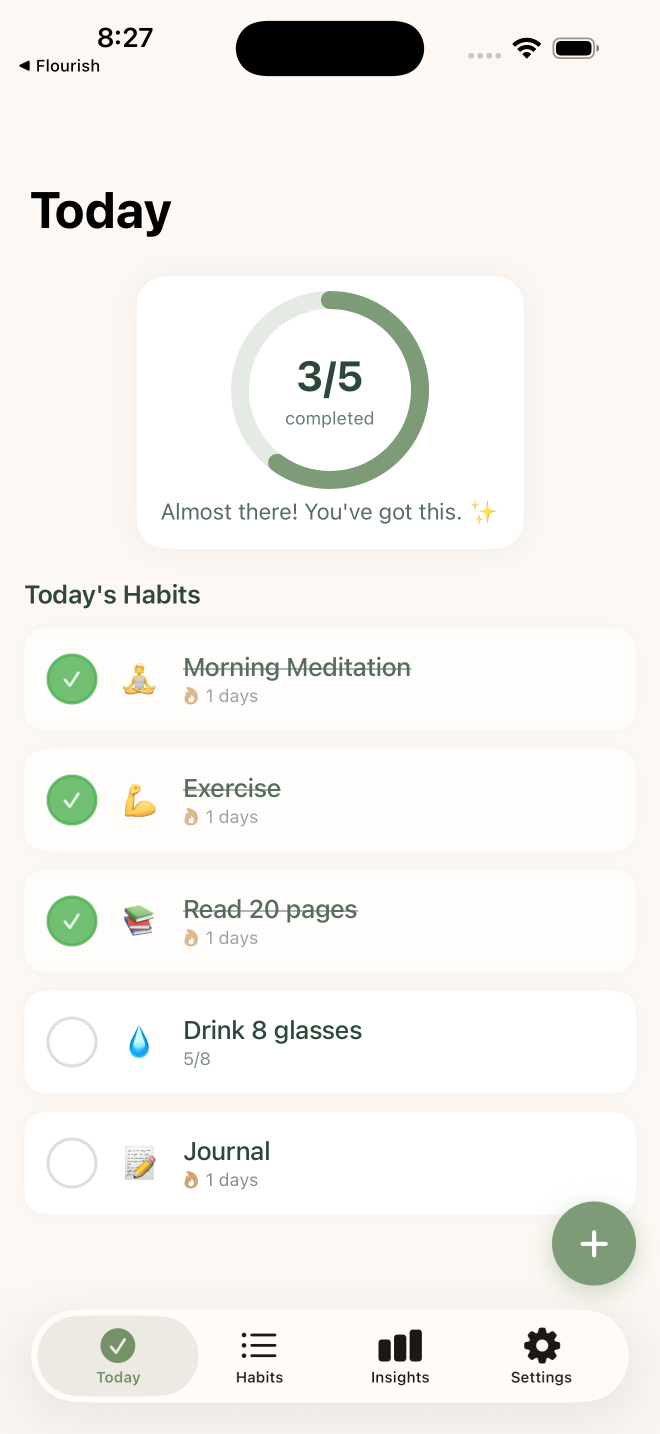
#> input picture screenshots/today.png, 1320 x 2868 px, found by its file name (shown at 1/2 size)
$ python generate_marketing_screenshots.py
#> lines starting #> are read from the running program, lines starting #| are printed output that depends on the picture
#!/usr/bin/env python3
"""Generate marketing screenshots for Steadily app."""

from PIL import Image, ImageDraw, ImageFont
import os

# Dimensions for App Store
IPHONE_WIDTH = 1290
IPHONE_HEIGHT = 2796

# Brand colors
SAGE_GREEN = (125, 155, 118)  # #7D9B76
WARM_CREAM = (253, 248, 243)  # #FDF8F3
DEEP_FOREST = (45, 71, 57)    # #2D4739
SOFT_TERRACOTTA = (212, 165, 116)  # #D4A574

# Screenshot data with headlines
SCREENSHOTS = [
    {
        "source": "today.png",
        "output": "1_6.5_inch.png",
        "headline": "Progress Without Pressure",
        "subheadline": "Build habits that work with your life"
    },
    {
        "source": "habits.png",
        "output": "2_6.5_inch.png",
        "headline": "Miss a Day? Still on Track",
        "subheadline": "Streaks that bend without breaking"
    },
    {
        "source": "insights.png",
        "output": "3_6.5_inch.png",
        "headline": "See How Far You've Come",
        "subheadline": "Progress you can feel, not just count"
    },
    {
        "source": "paywall.png",
        "output": "4_6.5_inch.png",
        "headline": "Unlock Your Full Potential",
        "subheadline": "Premium features for serious growth"
    },
    {
        "source": "onboarding.png",
        "output": "5_6.5_inch.png",
        "headline": "30 Seconds. Done.",
        "subheadline": "Designed for busy days and distracted brains"
    }
]

def create_gradient_background(width, height):
    """Create a gradient background from sage green to warm cream."""
#> called with width = 1290, height = 2796
    img = Image.new('RGB', (width, height))
#> img: PIL image 1290x2796 RGB; every value is 0
    draw = ImageDraw.Draw(img)

    for y in range(height):
        ratio = y / height
        r = int(SAGE_GREEN[0] * (1 - ratio) + WARM_CREAM[0] * ratio)
        g = int(SAGE_GREEN[1] * (1 - ratio) + WARM_CREAM[1] * ratio)
        b = int(SAGE_GREEN[2] * (1 - ratio) + WARM_CREAM[2] * ratio)
        draw.line([(0, y), (width, y)], fill=(r, g, b))

    return img

def add_text(draw, text, y_position, font_size, color, width, bold=False):
    """Add centered text to the image."""
    try:
        if bold:
            font = ImageFont.truetype("/System/Library/Fonts/SFNS.ttf", font_size)
        else:
            font = ImageFont.truetype("/System/Library/Fonts/SFNS.ttf", font_size)
    except:
        try:
            font = ImageFont.truetype("/Library/Fonts/Arial Bold.ttf" if bold else "/Library/Fonts/Arial.ttf", font_size)
        except:
            font = ImageFont.load_default()

    bbox = draw.textbbox((0, 0), text, font=font)
    text_width = bbox[2] - bbox[0]
    x = (width - text_width) // 2
    draw.text((x, y_position), text, fill=color, font=font)

def process_screenshot(source_path, output_path, headline, subheadline):
    """Process a screenshot into a marketing image."""
    # Create gradient background
    background = create_gradient_background(IPHONE_WIDTH, IPHONE_HEIGHT)
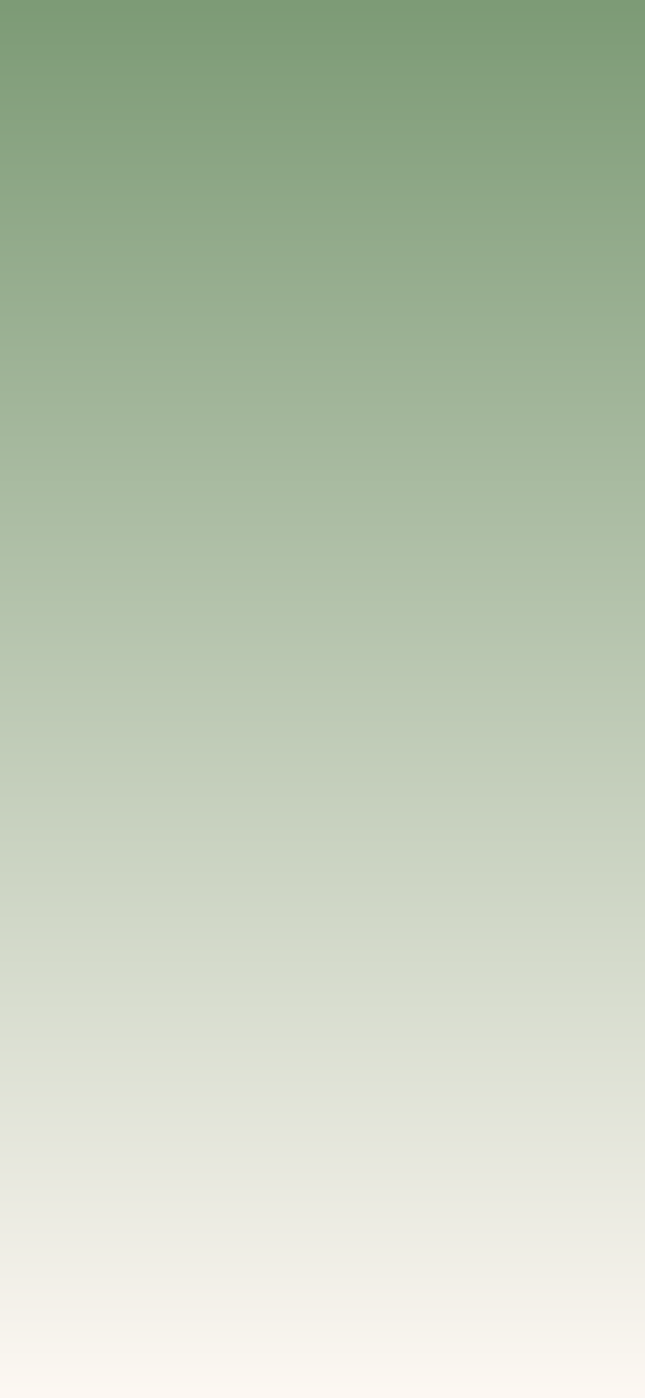
#> background: PIL image 1290x2796 RGB (shown at 1/2 size); mean R, G, B 188.5, 201, 180
    draw = ImageDraw.Draw(background)

    # Add headline text
    add_text(draw, headline, 120, 72, DEEP_FOREST, IPHONE_WIDTH, bold=True)

    # Add subheadline text
    add_text(draw, subheadline, 210, 42, SAGE_GREEN, IPHONE_WIDTH)

    # Load and resize screenshot
    screenshot = Image.open(source_path)
#> screenshot is the input picture: PIL image 1320x2868 RGBA; mean R, G, B, A 243.8, 242.2, 238, 255

    # Calculate dimensions to fit screenshot
    target_width = int(IPHONE_WIDTH * 0.85)
    aspect_ratio = screenshot.height / screenshot.width
#> aspect_ratio = 2.17
    target_height = int(target_width * aspect_ratio)
#> target_height = 2381

    # Limit height to fit
    max_height = IPHONE_HEIGHT - 380
    if target_height > max_height:
        target_height = max_height
        target_width = int(target_height / aspect_ratio)

    screenshot = screenshot.resize((target_width, target_height), Image.Resampling.LANCZOS)
#> screenshot: PIL image 1096x2381 RGBA

    # Center the screenshot
    x_offset = (IPHONE_WIDTH - target_width) // 2
    y_offset = 320

    # Add rounded corners effect with shadow
    # Paste screenshot
    background.paste(screenshot, (x_offset, y_offset))
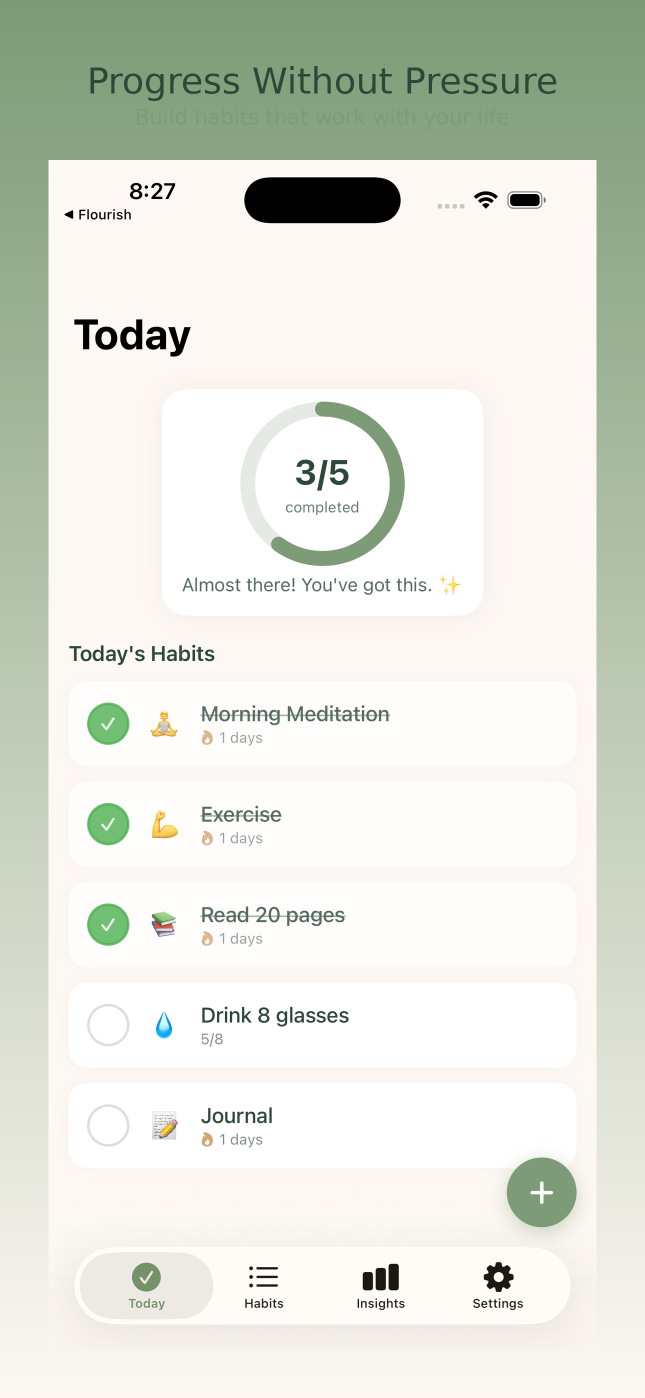
#> background: PIL image 1290x2796 RGB (shown at 1/2 size); mean R, G, B 224.4, 227.7, 218.1

    # Save
    background.save(output_path, "PNG")
    print(f"Created: {output_path}")

def main():
    base_dir = "/Users/sebastiandoyle/Developer/Steadily"
    source_dir = os.path.join(base_dir, "screenshots")
    output_dir = os.path.join(base_dir, "fastlane", "screenshots", "en-AU")

    os.makedirs(output_dir, exist_ok=True)

    for screenshot in SCREENSHOTS:
        source_path = os.path.join(source_dir, screenshot["source"])
        output_path = os.path.join(output_dir, screenshot["output"])

        if os.path.exists(source_path):
            process_screenshot(
                source_path,
                output_path,
                screenshot["headline"],
                screenshot["subheadline"]
            )
        else:
            print(f"Warning: Source not found: {source_path}")
#> pass 2 of the loop in main, `for screenshot in SCREENSHOTS:`:
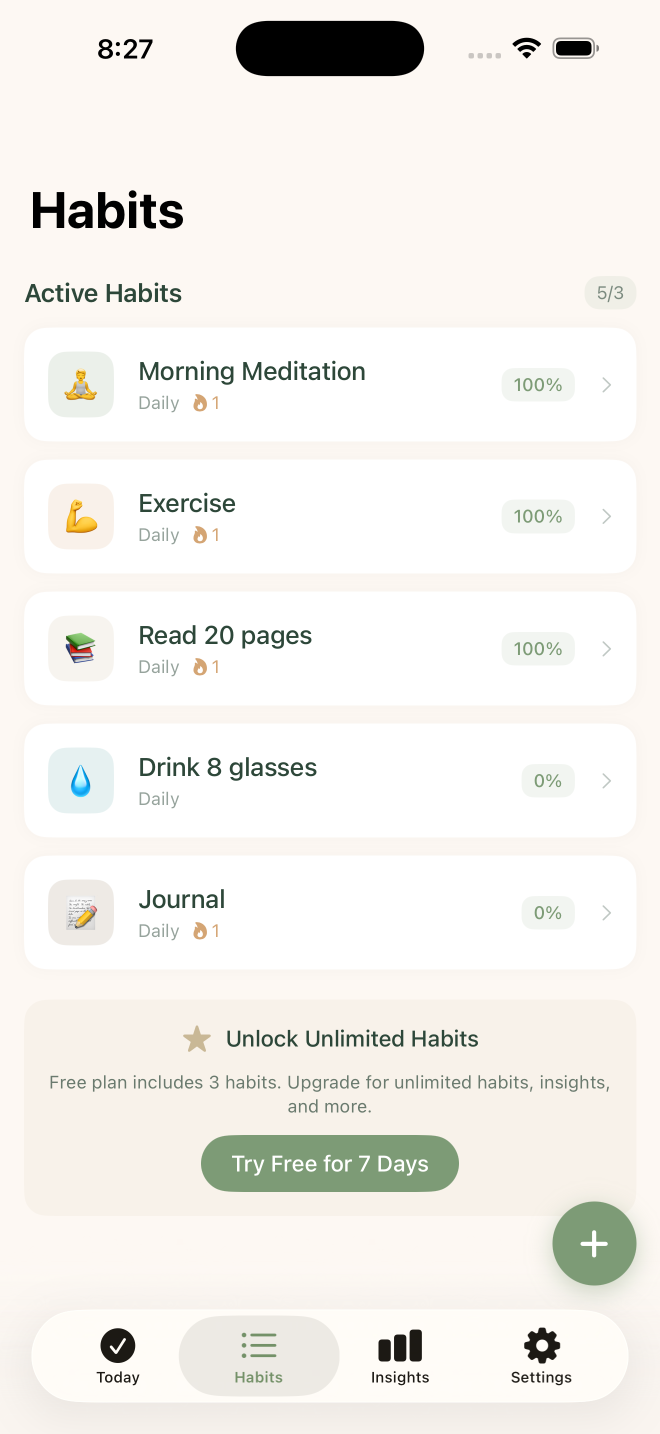
#> input picture screenshots/habits.png, 1320 x 2868 px, found by its file name (shown at 1/2 size)
#> in process_screenshot, screenshot is the input picture: PIL image 1320x2868 RGBA; mean R, G, B, A 242.6, 240.5, 235.9, 255
#> screenshot: PIL image 1096x2381 RGBA
#> in process_screenshot (call 2), `background.paste(screenshot, (x_offset, y_offset))`:
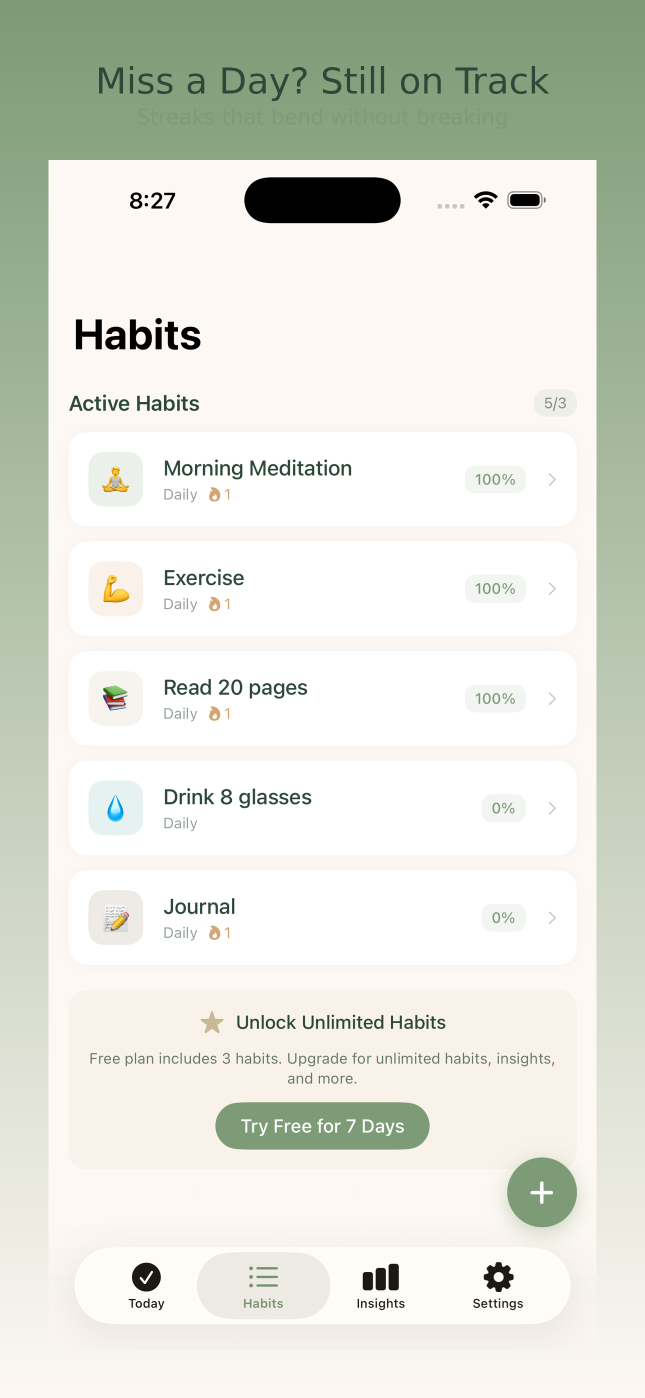
#> background: PIL image 1290x2796 RGB (shown at 1/2 size); mean R, G, B 223.6, 226.5, 216.6
#> pass 3 of the loop in main, `for screenshot in SCREENSHOTS:`:
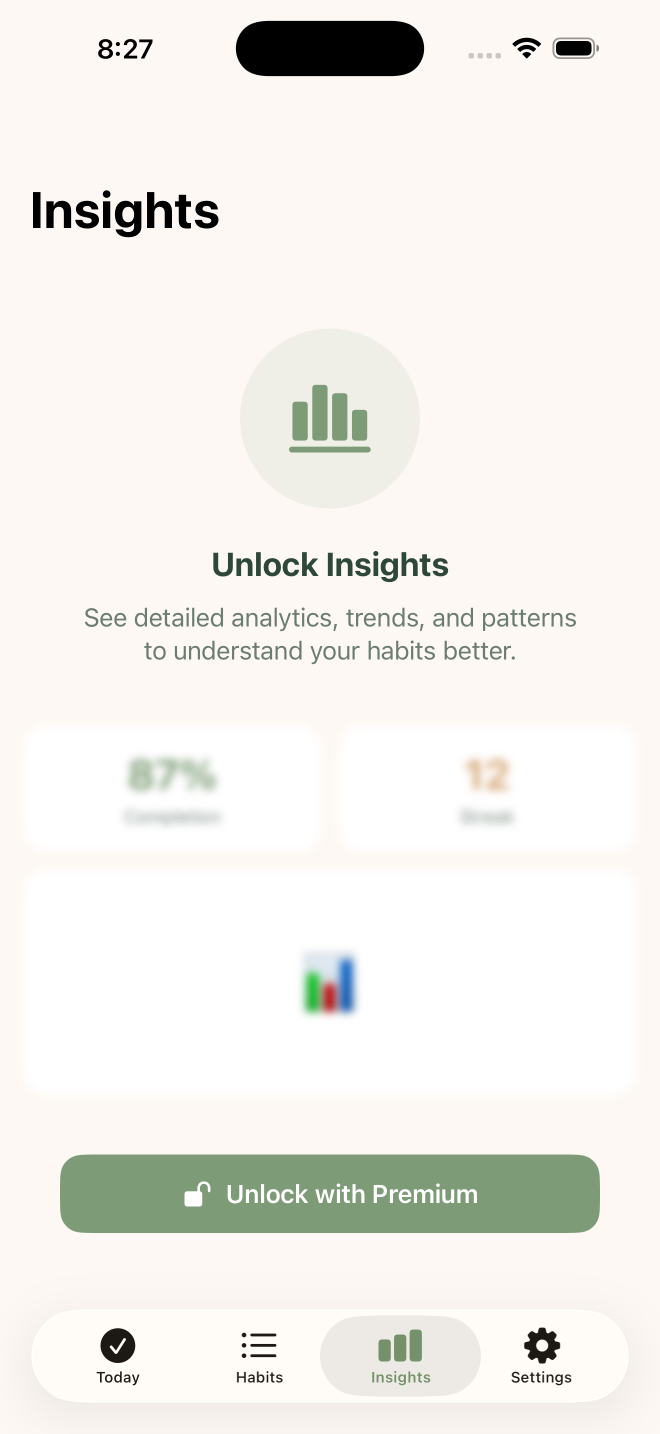
#> input picture screenshots/insights.png, 1320 x 2868 px, found by its file name (shown at 1/2 size)
#> in process_screenshot, screenshot is the input picture: PIL image 1320x2868 RGBA; mean R, G, B, A 240.6, 238.9, 233.5, 255
#> screenshot: PIL image 1096x2381 RGBA
#> in process_screenshot (call 3), `background.paste(screenshot, (x_offset, y_offset))`:
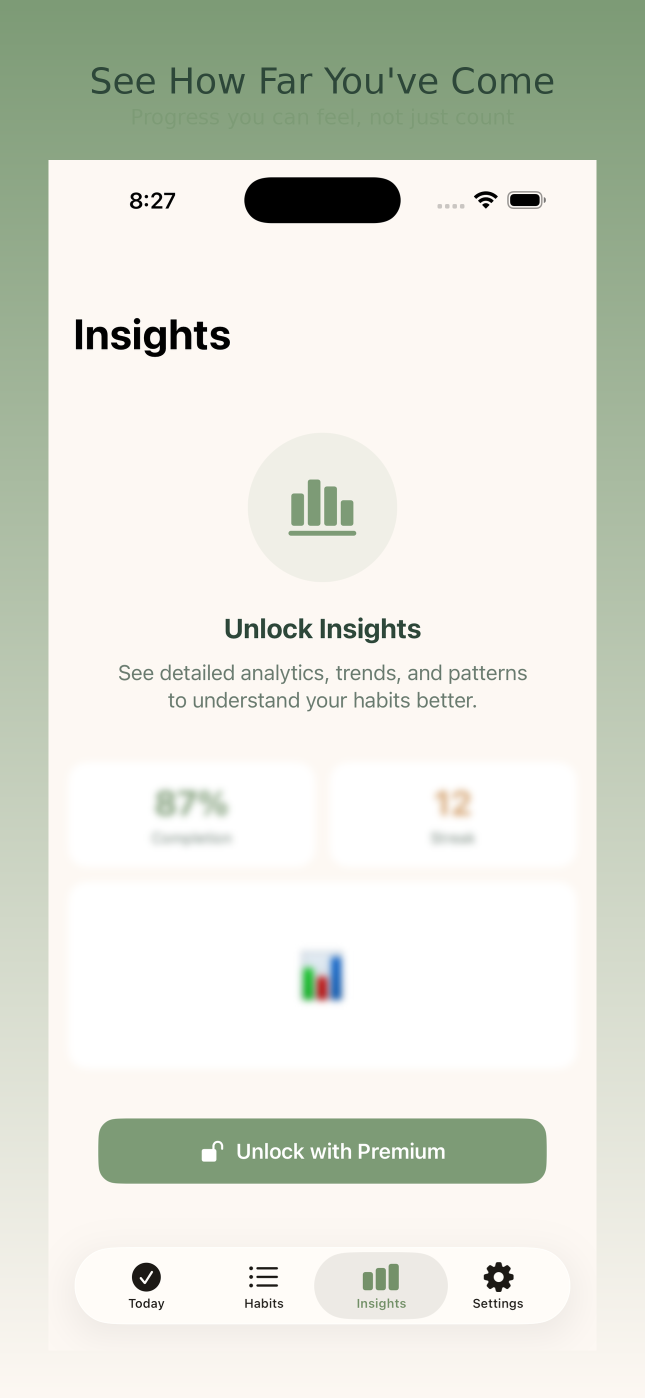
#> background: PIL image 1290x2796 RGB (shown at 1/2 size); mean R, G, B 222.1, 225.4, 214.8
#> the loop made 5 passes; the first 3 are shown

if __name__ == "__main__":
    main()
